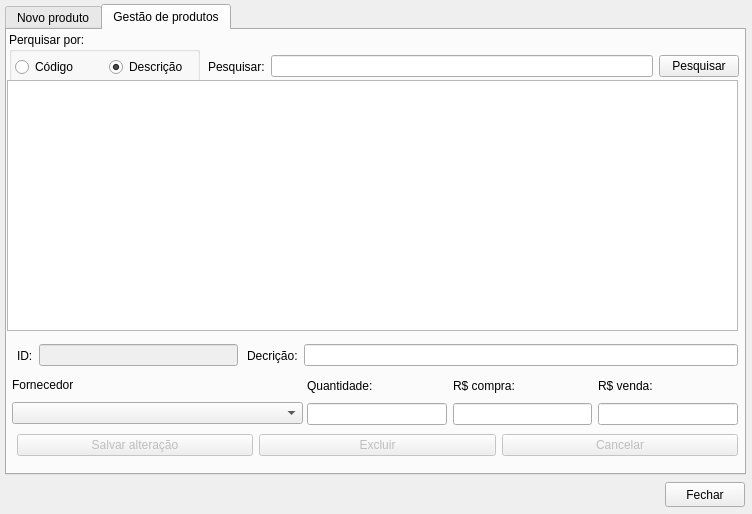
<?xml version="1.0" encoding="UTF-8"?>
<ui version="4.0">
 <class>fm_gestao_estoque</class>
 <widget class="QDialog" name="fm_gestao_estoque">
  <property name="geometry">
   <rect>
    <x>0</x>
    <y>0</y>
    <width>752</width>
    <height>514</height>
   </rect>
  </property>
  <property name="windowTitle">
   <string>Dialog</string>
  </property>
  <widget class="QTabWidget" name="tabWidget_produtos">
   <property name="geometry">
    <rect>
     <x>5</x>
     <y>4</y>
     <width>741</width>
     <height>471</height>
    </rect>
   </property>
   <property name="currentIndex">
    <number>1</number>
   </property>
   <widget class="QWidget" name="tab_novo_produto">
    <attribute name="title">
     <string>Novo produto</string>
    </attribute>
    <widget class="QWidget" name="gridLayoutWidget_2">
     <property name="geometry">
      <rect>
       <x>380</x>
       <y>134</y>
       <width>351</width>
       <height>51</height>
      </rect>
     </property>
     <layout class="QGridLayout" name="gridLayout_3">
      <item row="1" column="1">
       <widget class="QLabel" name="label_5">
        <property name="text">
         <string>R$ compra:</string>
        </property>
       </widget>
      </item>
      <item row="2" column="0">
       <widget class="QLineEdit" name="lineEdit_quantidade_produto"/>
      </item>
      <item row="1" column="0">
       <widget class="QLabel" name="label_4">
        <property name="text">
         <string>Quantidade:</string>
        </property>
       </widget>
      </item>
      <item row="2" column="2">
       <widget class="QLineEdit" name="lineEdit_valor_venda_produto"/>
      </item>
      <item row="1" column="2">
       <widget class="QLabel" name="label_6">
        <property name="text">
         <string>R$ venda:</string>
        </property>
       </widget>
      </item>
      <item row="2" column="1">
       <widget class="QLineEdit" name="lineEdit_valor_compra_produto"/>
      </item>
     </layout>
    </widget>
    <widget class="QWidget" name="verticalLayoutWidget">
     <property name="geometry">
      <rect>
       <x>10</x>
       <y>10</y>
       <width>721</width>
       <height>104</height>
      </rect>
     </property>
     <layout class="QVBoxLayout" name="verticalLayout_3">
      <item>
       <widget class="QLabel" name="label">
        <property name="text">
         <string>Código de barras:</string>
        </property>
       </widget>
      </item>
      <item>
       <widget class="QLineEdit" name="lineEdit_id_produto">
        <property name="enabled">
         <bool>true</bool>
        </property>
       </widget>
      </item>
      <item>
       <widget class="QLabel" name="label_2">
        <property name="text">
         <string>Descrição:</string>
        </property>
       </widget>
      </item>
      <item>
       <widget class="QLineEdit" name="lineEdit_descricao_produto"/>
      </item>
     </layout>
    </widget>
    <widget class="QWidget" name="layoutWidget">
     <property name="geometry">
      <rect>
       <x>215</x>
       <y>220</y>
       <width>311</width>
       <height>27</height>
      </rect>
     </property>
     <layout class="QHBoxLayout" name="horizontalLayout_3">
      <item>
       <widget class="QPushButton" name="pushButton_salvar_produto">
        <property name="text">
         <string>Salvar</string>
        </property>
       </widget>
      </item>
      <item>
       <widget class="QPushButton" name="pushButton_cancelar_produto">
        <property name="text">
         <string>Cancelar</string>
        </property>
       </widget>
      </item>
     </layout>
    </widget>
    <widget class="QWidget" name="layoutWidget">
     <property name="geometry">
      <rect>
       <x>11</x>
       <y>134</y>
       <width>361</width>
       <height>50</height>
      </rect>
     </property>
     <layout class="QVBoxLayout" name="verticalLayout_2">
      <item>
       <widget class="QLabel" name="label_3">
        <property name="text">
         <string>id_fornecedor:</string>
        </property>
       </widget>
      </item>
      <item>
       <widget class="QComboBox" name="comboBox_fornecedor"/>
      </item>
     </layout>
    </widget>
   </widget>
   <widget class="QWidget" name="tab_gestao_produtos">
    <attribute name="title">
     <string>Gestão de produtos</string>
    </attribute>
    <widget class="QGroupBox" name="groupBox">
     <property name="geometry">
      <rect>
       <x>2</x>
       <y>2</y>
       <width>191</width>
       <height>51</height>
      </rect>
     </property>
     <property name="title">
      <string>Perquisar por:</string>
     </property>
     <widget class="QWidget" name="layoutWidget">
      <property name="geometry">
       <rect>
        <x>6</x>
        <y>23</y>
        <width>181</width>
        <height>25</height>
       </rect>
      </property>
      <layout class="QHBoxLayout" name="horizontalLayout">
       <item>
        <widget class="QRadioButton" name="radioButton_id_produto">
         <property name="text">
          <string>Código</string>
         </property>
        </widget>
       </item>
       <item>
        <widget class="QRadioButton" name="radioButton_descricao_produto">
         <property name="text">
          <string>Descrição</string>
         </property>
         <property name="checked">
          <bool>true</bool>
         </property>
        </widget>
       </item>
      </layout>
     </widget>
    </widget>
    <widget class="QWidget" name="layoutWidget">
     <property name="geometry">
      <rect>
       <x>201</x>
       <y>23</y>
       <width>531</width>
       <height>27</height>
      </rect>
     </property>
     <layout class="QHBoxLayout" name="horizontalLayout_2">
      <item>
       <widget class="QLabel" name="label_7">
        <property name="text">
         <string>Pesquisar:</string>
        </property>
       </widget>
      </item>
      <item>
       <widget class="QLineEdit" name="lineEdit_pesquisar_produto"/>
      </item>
      <item>
       <widget class="QPushButton" name="pushButton_pesquisar_produto">
        <property name="text">
         <string>Pesquisar</string>
        </property>
       </widget>
      </item>
     </layout>
    </widget>
    <widget class="QWidget" name="gridLayoutWidget">
     <property name="geometry">
      <rect>
       <x>300</x>
       <y>344</y>
       <width>431</width>
       <height>51</height>
      </rect>
     </property>
     <layout class="QGridLayout" name="gridLayout">
      <item row="0" column="1">
       <widget class="QLabel" name="label_12">
        <property name="text">
         <string>R$ compra:</string>
        </property>
       </widget>
      </item>
      <item row="1" column="1">
       <widget class="QLineEdit" name="lineEdit_valor_compra_produto_edit"/>
      </item>
      <item row="0" column="0">
       <widget class="QLabel" name="label_11">
        <property name="text">
         <string>Quantidade:</string>
        </property>
       </widget>
      </item>
      <item row="0" column="2">
       <widget class="QLabel" name="label_13">
        <property name="text">
         <string>R$ venda:</string>
        </property>
       </widget>
      </item>
      <item row="1" column="0">
       <widget class="QLineEdit" name="lineEdit_quantidade_produto_edit"/>
      </item>
      <item row="1" column="2">
       <widget class="QLineEdit" name="lineEdit_valor_venda_produto_edit"/>
      </item>
     </layout>
    </widget>
    <widget class="QWidget" name="horizontalLayoutWidget">
     <property name="geometry">
      <rect>
       <x>10</x>
       <y>400</y>
       <width>721</width>
       <height>31</height>
      </rect>
     </property>
     <layout class="QHBoxLayout" name="horizontalLayout_4">
      <item>
       <widget class="QPushButton" name="pushButton_salvar_produto_edit">
        <property name="enabled">
         <bool>false</bool>
        </property>
        <property name="text">
         <string>Salvar alteração</string>
        </property>
       </widget>
      </item>
      <item>
       <widget class="QPushButton" name="pushButton_excluir_produto">
        <property name="enabled">
         <bool>false</bool>
        </property>
        <property name="text">
         <string>Excluir</string>
        </property>
       </widget>
      </item>
      <item>
       <widget class="QPushButton" name="pushButton_cancelar_produto_Edit">
        <property name="enabled">
         <bool>false</bool>
        </property>
        <property name="text">
         <string>Cancelar</string>
        </property>
       </widget>
      </item>
     </layout>
    </widget>
    <widget class="QWidget" name="horizontalLayoutWidget_2">
     <property name="geometry">
      <rect>
       <x>240</x>
       <y>310</y>
       <width>491</width>
       <height>31</height>
      </rect>
     </property>
     <layout class="QHBoxLayout" name="horizontalLayout_5">
      <item>
       <widget class="QLabel" name="label_9">
        <property name="text">
         <string>Decrição:</string>
        </property>
       </widget>
      </item>
      <item>
       <widget class="QLineEdit" name="lineEdit_descricao_produto_Edit"/>
      </item>
     </layout>
    </widget>
    <widget class="QWidget" name="horizontalLayoutWidget_3">
     <property name="geometry">
      <rect>
       <x>10</x>
       <y>310</y>
       <width>221</width>
       <height>31</height>
      </rect>
     </property>
     <layout class="QHBoxLayout" name="horizontalLayout_6">
      <item>
       <widget class="QLabel" name="label_8">
        <property name="text">
         <string>ID:</string>
        </property>
       </widget>
      </item>
      <item>
       <widget class="QLineEdit" name="lineEdit_id_produto_edit">
        <property name="enabled">
         <bool>false</bool>
        </property>
       </widget>
      </item>
     </layout>
    </widget>
    <widget class="QTableWidget" name="tableWidget_produtos">
     <property name="geometry">
      <rect>
       <x>0</x>
       <y>50</y>
       <width>731</width>
       <height>251</height>
      </rect>
     </property>
    </widget>
    <widget class="QWidget" name="layoutWidget">
     <property name="geometry">
      <rect>
       <x>5</x>
       <y>343</y>
       <width>291</width>
       <height>51</height>
      </rect>
     </property>
     <layout class="QVBoxLayout" name="verticalLayout">
      <item>
       <widget class="QLabel" name="label_10">
        <property name="text">
         <string>Fornecedor</string>
        </property>
       </widget>
      </item>
      <item>
       <widget class="QComboBox" name="comboBox_fornecedor_edit"/>
      </item>
     </layout>
    </widget>
   </widget>
  </widget>
  <widget class="QPushButton" name="pushButton_fechar">
   <property name="geometry">
    <rect>
     <x>665</x>
     <y>482</y>
     <width>80</width>
     <height>25</height>
    </rect>
   </property>
   <property name="text">
    <string>Fechar</string>
   </property>
  </widget>
 </widget>
 <tabstops>
  <tabstop>tabWidget_produtos</tabstop>
  <tabstop>pushButton_fechar</tabstop>
  <tabstop>lineEdit_id_produto</tabstop>
  <tabstop>lineEdit_descricao_produto</tabstop>
  <tabstop>lineEdit_quantidade_produto</tabstop>
  <tabstop>lineEdit_valor_compra_produto</tabstop>
  <tabstop>lineEdit_valor_venda_produto</tabstop>
  <tabstop>pushButton_salvar_produto</tabstop>
  <tabstop>pushButton_cancelar_produto</tabstop>
  <tabstop>radioButton_id_produto</tabstop>
  <tabstop>radioButton_descricao_produto</tabstop>
  <tabstop>lineEdit_pesquisar_produto</tabstop>
  <tabstop>pushButton_pesquisar_produto</tabstop>
  <tabstop>tableWidget_produtos</tabstop>
  <tabstop>lineEdit_id_produto_edit</tabstop>
  <tabstop>lineEdit_descricao_produto_Edit</tabstop>
  <tabstop>lineEdit_quantidade_produto_edit</tabstop>
  <tabstop>lineEdit_valor_compra_produto_edit</tabstop>
  <tabstop>lineEdit_valor_venda_produto_edit</tabstop>
  <tabstop>pushButton_salvar_produto_edit</tabstop>
  <tabstop>pushButton_excluir_produto</tabstop>
  <tabstop>pushButton_cancelar_produto_Edit</tabstop>
 </tabstops>
 <resources/>
 <connections/>
</ui>
